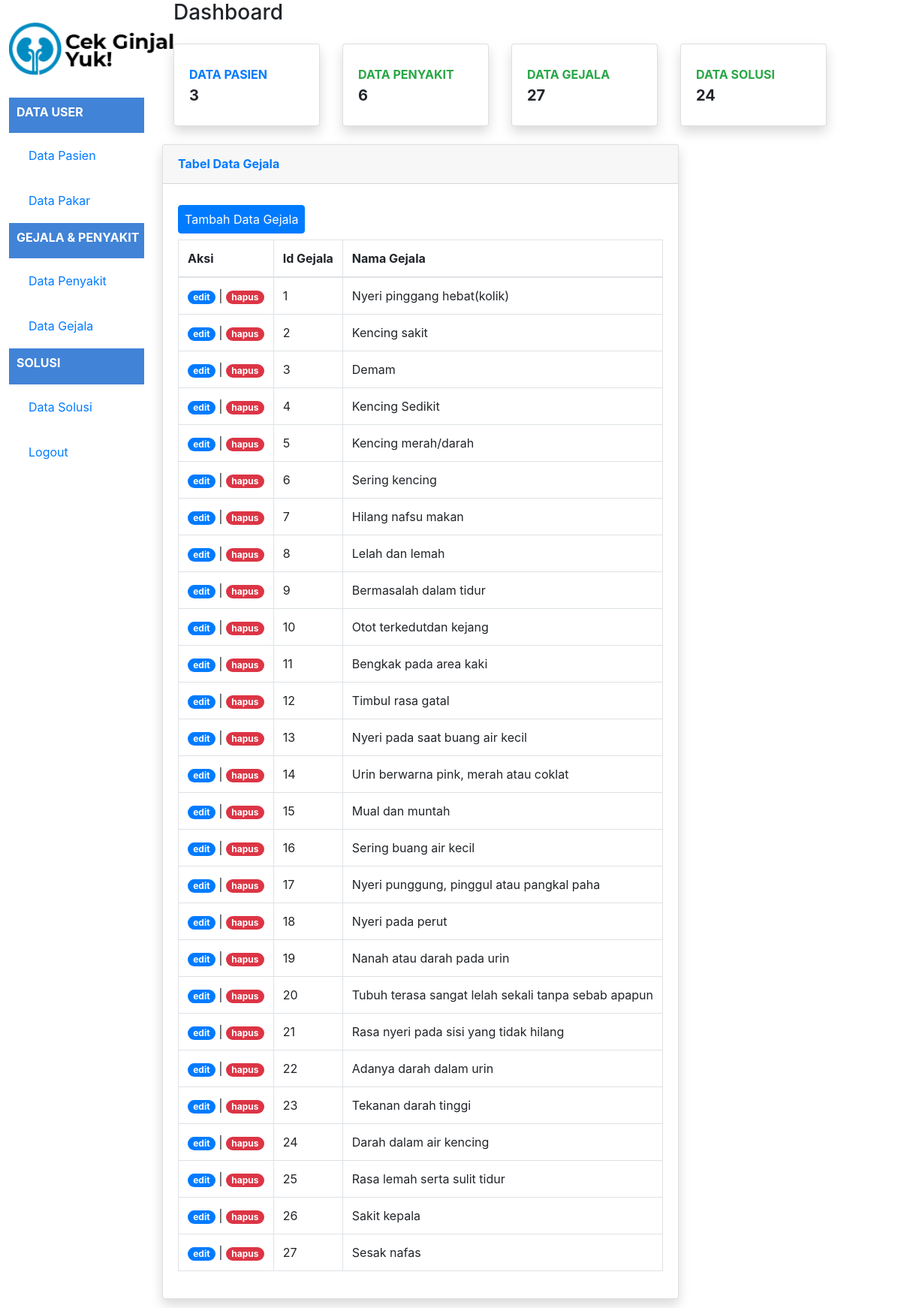
The page /indexGejala.php (signed in) on the database its author committed.
### tables this page shows
CREATE TABLE `gejala` (
  `id_gejala` int(11) NOT NULL,
  `gejala` varchar(100) NOT NULL
);

### indexGejala.php (the view, shortened to what this page needs)
<?php
include "function.php";
$queryGejala = mysqli_query($koneksi, "SELECT * FROM gejala");
$jumlahPasien = mysqli_query($koneksi, "SELECT COUNT('id_user') as jml_pasien FROM user WHERE role='1'");
$pasien = mysqli_fetch_assoc($jumlahPasien);
$jumlahPenyakit = mysqli_query($koneksi, "SELECT COUNT('id_penyakit') as jml_penyakit FROM penyakit");
$penyakit = mysqli_fetch_assoc($jumlahPenyakit);
$jumlahGejala = mysqli_query($koneksi, "SELECT COUNT('id_gejala') as jml_gejala FROM gejala");
$gejala = mysqli_fetch_assoc($jumlahGejala);
$jumlahSolusi = mysqli_query($koneksi, "SELECT COUNT('id_solusi') as jml_solusi FROM solusi");
$solusi = mysqli_fetch_assoc($jumlahSolusi);
?>
<!DOCTYPE html>
<html lang="en">
<head>
    <link rel="stylesheet" href="styles.css">
    <link
        rel="stylesheet"
        href="https://stackpath.bootstrapcdn.com/bootstrap/4.4.1/css/bootstrap.min.css"
/>
</head>
<body >
    <div class="kiri">
        <section class="logo">
            <img src="gambar/logo.png" alt="logo" height="70px" />
        </section>
        <div class="sidebar-heading">
            <h5 class="font-weight-bold text-white text-uppercase teks">Data User</h5>
        </div>
        <section class="isi">
            <a class="nav-link" href="indexAdmin.php">
            <span>Data Pasien</span></a>
        </section>
        <section class="isi">
            <a class="nav-link" href="indexPakar.php">
            <span>Data Pakar</span></a>
        </section>
        <div class="sidebar-heading">
            <h5 class="font-weight-bold text-white text-uppercase teks">Gejala & Penyakit</h5>
        </div>
        <section class="isi">
            <a class="nav-link" href="indexPenyakit.php">
            <span>Data Penyakit</span>
            </a>
        </section>
        <section class="isi">
            <a class="nav-link" href="indexGejala.php">
            <span>Data Gejala</span>
            </a>
        </section>
        <div class="sidebar-heading">
            <h5 class="font-weight-bold text-white text-uppercase teks">Solusi</h5>
        </div>
        <section class="isi">
            <a class="nav-link" href="indexSolusi.php">
            <span>Data Solusi</span>
            </a>
        </section>
        <section class="isi">
            <a class="nav-link" href="logout.php">
            <span>Logout</span>
            </a>
        </section>
    </div>
    <div class="kanan">
    <div class="container-fluid">
        <div class="d-sm-flex align-items-center justify-content-between mb-4">
            <h1 class="h3 mb-0 text-gray-800">Dashboard</h1>
        </div>
    <div class="row">
    <div class="col-xl-3 col-md-6 mb-4">
        <div class="card border-left-primary shadow h-100 py-2">
            <div class="card-body">
                <div class="row no-gutters align-items-center">
                    <div class="col mr-2">
                        <div class="text-xs font-weight-bold text-primary text-uppercase mb-1">Data Pasien</div>
                        <div class="h5 mb-0 font-weight-bold text-gray-800"><?= $pasien['jml_pasien']; ?></div>
                    </div>
                </div>
            </div>
        </div>
    </div>
    <div class="col-xl-3 col-md-6 mb-4">
        <div class="card border-left-success shadow h-100 py-2">
            <div class="card-body">
                <div class="row no-gutters align-items-center">
                    <div class="col mr-2">
                        <div class="text-xs font-weight-bold text-success text-uppercase mb-1">Data Penyakit</div>
                        <div class="h5 mb-0 font-weight-bold text-gray-800"><?= $penyakit['jml_penyakit']; ?></div>
                    </div>
                </div>
            </div>
        </div>
    </div>
    <div class="col-xl-3 col-md-6 mb-4">
        <div class="card border-left-info shadow h-100 py-2">
            <div class="card-body">
                <div class="row no-gutters align-items-center">
                    <div class="col mr-2">
                        <div class="text-xs font-weight-bold text-success text-uppercase mb-1">Data Gejala</div>
                        <div class="h5 mb-0 font-weight-bold text-gray-800"><?= $gejala['jml_gejala']; ?></div>
                    </div>
                </div>
            </div>
        </div>
    </div>
    <div class="col-xl-3 col-md-6 mb-4">
        <div class="card border-left-warning shadow h-100 py-2">
            <div class="card-body">
                <div class="row no-gutters align-items-center">
                    <div class="col mr-2">
                        <div class="text-xs font-weight-bold text-success text-uppercase mb-1">Data Solusi</div>
                        <div class="h5 mb-0 font-weight-bold text-gray-800"><?= $solusi['jml_solusi']; ?></div>
                    </div>
                </div>
            </div>
        </div>
    </div>
    <div class="card shadow mb-12">
        <div class="card-header py-3">
            <h6 class="m-0 font-weight-bold text-primary">Tabel Data Gejala</h6>
        </div>
        <div class="card-body">
            <form method="post" encytpe="multipart/form-data">
                <table class="table table-bordered" id="dataTable" width="100%" cellspacing="0">
                    <thead>
                        <tr>
                            <th>Aksi</th>
                            <th>Id Gejala</th>
                            <th>Nama Gejala</th>
                        </tr>
                    </thead>
                <tbody>
                    <?php while ($data = mysqli_fetch_assoc($queryGejala)) { ?>
                    <tr>
                        <td>
                        <a class="badge badge-pill badge-primary" href="ubahGejala.php?id_gejala=<?php echo $data["id_gejala"]; ?>">edit</a> |
                        <a href="function.php?act=hapusGejala&id_gejala=<?= $data['id_gejala']; ?>" onclick="return confirm('Yakin ingin menghapus data?');" class="badge badge-pill badge-danger">hapus</a>
                        </td>
                        <td><?= $data['id_gejala']; ?></td>
                        <td><?= $data['gejala']; ?></td>
                    </tr>
                    <?php } ?>
                </tbody>
                <a href="tambahGejala.php" class="btn btn-primary my-2 px-2">Tambah Data Gejala</a>
                </table>
            </form>
        </div>
    </div>
    </div>
</div>
</div>
</body>
</html>

### styles.css (style rules this page uses)
body { margin: 0; font-family: 'Franklin Gothic Medium'; }
.kiri { margin: 1%; margin-top: auto; width: 15%; height: auto; border-radius: 5px 5px 5px 5px; float: left; }
.kanan { margin: 1%; margin-top: auto; width: 75%; height: auto; float: left; }
.logo { display: flex; margin-top: 30px; margin-bottom: 30px; align-content: center; }
.teks { font-size: medium; }
.isi { text-align: center; padding: 10px; color: #4183D7; }
.sidebar-heading { color: #ffff; background-color: #4183D7; padding-left: 10px; padding-bottom: 10px; padding-top: 10px; }
.nav-link { text-align: left; }

### rows shown on the page
gejala: id_gejala "1", gejala "Nyeri pinggang hebat(kolik)"
gejala: id_gejala "2", gejala "Kencing sakit"
gejala: id_gejala "3", gejala "Demam"
gejala: id_gejala "4", gejala "Kencing Sedikit"
gejala: id_gejala "5", gejala "Kencing merah/darah"
gejala: id_gejala "6", gejala "Sering kencing"
gejala: id_gejala "7", gejala "Hilang nafsu makan"
gejala: id_gejala "8", gejala "Lelah dan lemah"
gejala: id_gejala "9", gejala "Bermasalah dalam tidur"
gejala: id_gejala "10", gejala "Otot terkedutdan kejang"
gejala: id_gejala "11", gejala "Bengkak pada area kaki"
gejala: id_gejala "12", gejala "Timbul rasa gatal"
gejala: id_gejala "13", gejala "Nyeri pada saat buang air kecil"
gejala: id_gejala "14", gejala "Urin berwarna pink, merah atau coklat"
gejala: id_gejala "15", gejala "Mual dan muntah"
gejala: id_gejala "16", gejala "Sering buang air kecil"
gejala: id_gejala "17", gejala "Nyeri punggung, pinggul atau pangkal paha"
gejala: id_gejala "18", gejala "Nyeri pada perut"
gejala: id_gejala "19", gejala "Nanah atau darah pada urin"
gejala: id_gejala "20", gejala "Tubuh terasa sangat lelah sekali tanpa sebab apapun"
gejala: id_gejala "21", gejala "Rasa nyeri pada sisi yang tidak hilang"
gejala: id_gejala "22", gejala "Adanya darah dalam urin"
gejala: id_gejala "23", gejala "Tekanan darah tinggi"
gejala: id_gejala "24", gejala "Darah dalam air kencing"
gejala: id_gejala "25", gejala "Rasa lemah serta sulit tidur"
gejala: id_gejala "26", gejala "Sakit kepala"
gejala: id_gejala "27", gejala "Sesak nafas"

### other values the page prints
$pasien['jml_pasien'] "3"
$penyakit['jml_penyakit'] "6"
$gejala['jml_gejala'] "27"
$solusi['jml_solusi'] "24"
